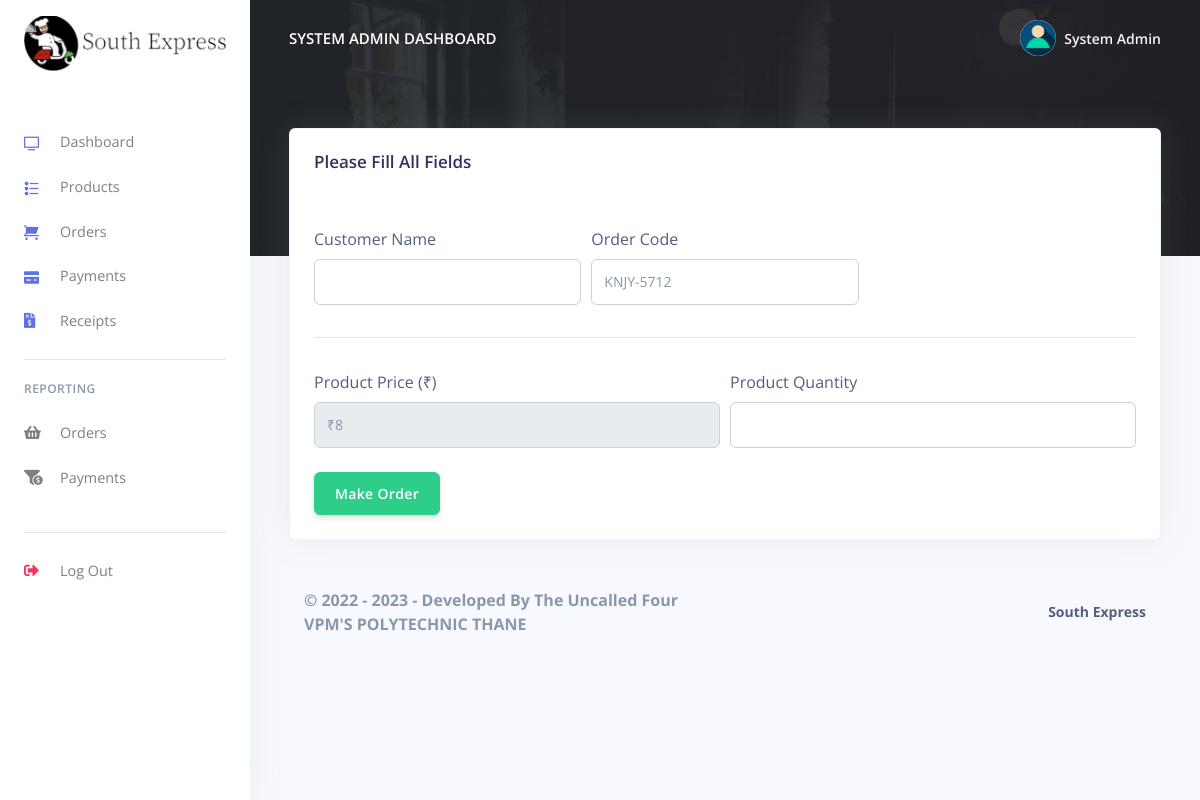
The page /Restro/admin/make_oder.php?prod_id=233322&prod_name=Whipped Milk Shake&prod_price=8 (signed in) on the database its author committed.
### tables this page shows
CREATE TABLE `rpos_admin` (
  `admin_id` varchar(200) NOT NULL,
  `admin_name` varchar(200) NOT NULL,
  `admin_email` varchar(200) NOT NULL,
  `admin_password` varchar(200) NOT NULL
);

CREATE TABLE `rpos_products` (
  `prod_id` varchar(200) NOT NULL,
  `prod_code` varchar(200) NOT NULL,
  `prod_name` varchar(200) NOT NULL,
  `prod_img` varchar(200) NOT NULL,
  `prod_desc` longtext NOT NULL,
  `prod_price` varchar(200) NOT NULL,
  `created_at` timestamp(6) NOT NULL DEFAULT CURRENT_TIMESTAMP(6) ON UPDATE CURRENT_TIMESTAMP(6)
);

### Restro/admin/config/code-generator.php (called while the page is built, shortened)
<?php
    $length = 4;
    $alpha= substr(str_shuffle("QWERTYUIOPLKJHGFDSAZXCVBNM"),1,$length);
    $beta = substr(str_shuffle("1234567890"),1,$length);
?>

### Restro/admin/make_oder.php (the view, shortened to what this page needs)
<?php
include('config/config.php');
include('config/code-generator.php');
require_once('partials/_head.php');
?>
<body>
  <?php
  require_once('partials/_sidebar.php');
  ?>
  <div class="main-content">
    <?php
    require_once('partials/_topnav.php');
    ?>
    <div class="container-fluid mt--8">
      <div class="row">
        <div class="col">
          <div class="card shadow">
            <div class="card-header border-0">
              <h3>Please Fill All Fields</h3>
            </div>
            <div class="card-body">
              <form method="POST" enctype="multipart/form-data">
                <div class="form-row">
                  <div class="col-md-4">
                    <label>Customer Name</label>
                    <input type="text "class="form-control" name="customer_name" id="custName" >
                  </div>
                  <div class="col-md-4">
                    <label>Order Code</label>
                    <input type="text" name="order_code" value="<?php echo $alpha; ?>-<?php echo $beta; ?>" class="form-control" value="">
                  </div>
                </div>
                <hr>
                <?php
                $prod_id = $_GET['prod_id'];
                $ret = "SELECT * FROM  rpos_products WHERE prod_id = '$prod_id'";
                $stmt = $mysqli->prepare($ret);
                $stmt->execute();
                $res = $stmt->get_result();
                while ($prod = $res->fetch_object()) {
                ?>
                  <div class="form-row">
                    <div class="col-md-6">
                      <label>Product Price (₹)</label>
                      <input type="text" readonly name="prod_price" value= ₹<?php echo $prod->prod_price; ?> class="form-control">
                    </div>
                    <div class="col-md-6">
                      <label>Product Quantity</label>
                      <input type="text" name="prod_qty" class="form-control" value="">
                    </div>
                  </div>
                <?php } ?>
                <br>
                <div class="form-row">
                  <div class="col-md-6">
                    <input type="submit" name="make" value="Make Order" class="btn bton-success" value="">
                  </div>
                </div>
              </form>
            </div>
          </div>
        </div>
      </div>
      <?php
      require_once('partials/_footer.php');
      ?>
    </div>
  </div>
</body>
</html>

### Restro/admin/partials/_sidebar.php (shortened to what this page needs)
<?php
$admin_id = $_SESSION['admin_id'];
$ret = "SELECT * FROM  rpos_admin  WHERE admin_id = '$admin_id'";
$stmt = $mysqli->prepare($ret);
$stmt->execute();
$res = $stmt->get_result();
while ($admin = $res->fetch_object()) {
?>
  <nav class="navbar navbar-vertical fixed-left navbar-expand-md navbar-light bg-white" id="sidenav-main">
    <div class="container-fluid">
      <a class="navbar-brand pt-0" href="dashboard.php">
        <img src="assets/img/brand/repos1.png" class="navbar-brand-img" alt="..." height="team-1-800x800">
      </a>
      <div class="collapse navbar-collapse" id="sidenav-collapse-main">
        <ul class="navbar-nav">
          <li class="nav-item">
            <a class="nav-link" href="dashboard.php">
              <i class="ni ni-tv-2 text-primary"></i> Dashboard
            </a>
          </li>
          <li class="nav-item">
            <a class="nav-link" href="products.php">
              <i class="ni ni-bullet-list-67 text-primary"></i>Products
            </a>
          </li>
          <li class="nav-item">
            <a class="nav-link" href="orders.php">
              <i class="ni ni-cart text-primary"></i> Orders
            </a>
          </li>
          <li class="nav-item">
            <a class="nav-link" href="payments.php">
              <i class="ni ni-credit-card text-primary"></i> Payments
            </a>
          </li>
          <li class="nav-item">
            <a class="nav-link" href="receipts.php">
              <i class="fas fa-file-invoice-dollar text-primary"></i> Receipts
            </a>
          </li>
        </ul>
        <hr class="my-3">
        <h6 class="navbar-heading text-muted">Reporting</h6>
        <ul class="navbar-nav mb-md-3">
          <li class="nav-item">
            <a class="nav-link" href="orders_reports.php">
              <i class="fas fa-shopping-basket"></i> Orders
            </a>
          </li>
          <li class="nav-item">
            <a class="nav-link" href="payments_reports.php">
              <i class="fas fa-funnel-dollar"></i> Payments
            </a>
          </li>
        </ul>
        <hr class="my-3">
        <ul class="navbar-nav mb-md-3">
          <li class="nav-item">
            <a class="nav-link" href="logout.php">
              <i class="fas fa-sign-out-alt text-danger"></i> Log Out
            </a>
          </li>
        </ul>
      </div>
    </div>
  </nav>
<?php } ?>

### Restro/admin/partials/_topnav.php
<?php
$admin_id = $_SESSION['admin_id'];
$ret = "SELECT * FROM  rpos_admin  WHERE admin_id = '$admin_id'";
$stmt = $mysqli->prepare($ret);
$stmt->execute();
$res = $stmt->get_result();
while ($admin = $res->fetch_object()) {
?>
    <nav class="navbar navbar-top navbar-expand-md navbar-dark" id="navbar-main">
        <div class="container-fluid">
            <a class="h4 mb-0 text-white text-uppercase d-none d-lg-inline-block" href="dashboard.php"><?php echo $admin->admin_name; ?> Dashboard</a>
            <ul class="navbar-nav align-items-center d-none d-md-flex">
                <li class="nav-item dropdown">
                    <a class="nav-link pr-0" href="" role="button" data-toggle="dropdown" aria-haspopup="true" aria-expanded="false">
                        <div class="media align-items-center">
                            <span class="avatar avatar-sm rounded-circle">
                                <img alt="Image placeholder" src="assets/img/theme/user-a-min.png">
                            </span>
                            <div class="media-body ml-2 d-none d-lg-block">
                                <span class="mb-0 text-sm  font-weight-bold"><?php echo $admin->admin_name; ?></span>
                            </div>
                        </div>
                    </a>
                </li>
            </ul>
        </div>
    </nav>
<?php } ?>

### Restro/admin/make_oder.php (style rules this page uses)
.bton-success { color: #fff; border-color: #2dce89; background-color: #2dce89; box-shadow: 0 4px 6px rgba(50, 50, 93, .11), 0 1px 3px rgba(0, 0, 0, .08); }

### rows shown on the page
rpos_admin: admin_name "SYSTEM ADMIN", admin_name "System Admin"
rpos_products: prod_price "₹8"
